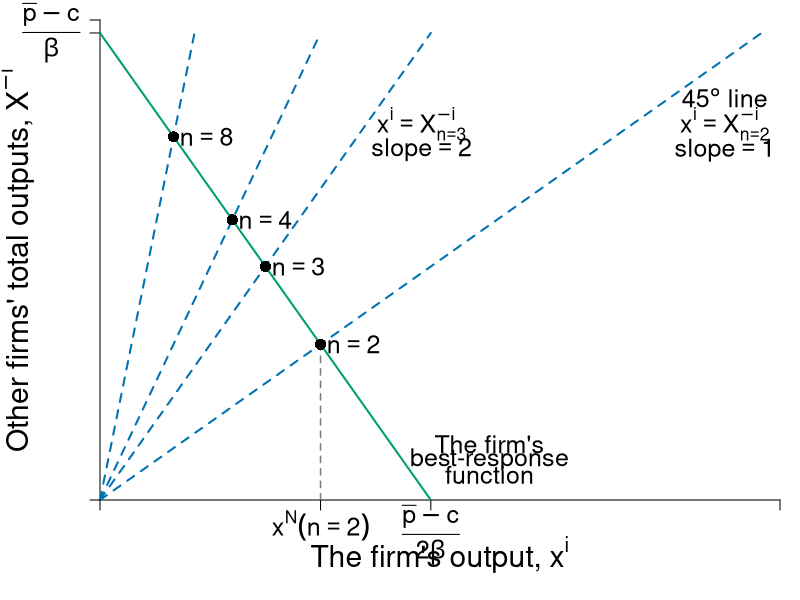

Reproduce this figure in R.
## require(shape)
pdf(file = "competitionmarkets/cournot_brfs_oligopoly.pdf", width = 8, height = 8)

#Set parameters for graphics
pointsize <- 1.8
axislabelsize <- 1.8
labelsize <- 1.5
namesize <- 1.8
annotatesize <- 1.5
graphlinewidth <- 2
segmentlinewidth <- 1.5

COL <- c("#7fc97f", "#beaed4", "#fdc086", "#ffff99", "#386cb0", "#f0027f", "#bf5b17", "#666666")
COLA <- c("#e0f3db", "#99d8c9","#66c2a4","#41ae76", "#238b45", "#005824")
COLB <- c("#c6dbef", "#4eb3d3", "#2b8cbe", "#0868ac","#084081")
grays <- gray.colors(25, start = 1, end = 0)
CBCols <- c("#009E73","#0072B2","#E69F00","#CC79A7", "#F0E442")


par(mar =  c(5, 5, 1, 1))

piA <- function(xa, xb, s = 0.5, pmax = 20, c1 = 2) {
  (pmax - s*xb)*xa - s*(xa)^2 - c1*xa
}

piB <- function(xa, xb, s = 0.5, pmax = 20, c1 = 2) {
  (pmax - s*xa)*xb - s*(xb)^2 - c1*xb
}

brfB <- function(xa, s = 0.5, pmax = 20, c1 = 2) {
 (pmax - c1)/(2*s) - (1/2)*xa
}

brfA <- function(xa, s = 0.5, pmax = 20, c1 = 2) {
  (pmax - c1)/s - 2*xa
}

ProfitI <- function(n, s = 0.5, pmax = 20, c1 = 2) {
  (1/(n+1)^2)*(pmax - c1)^2/(s)
}


xlims <- c(0, 37)
ylims <- c(0, 37)

npts <- 501 
x <- seq(xlims[1], xlims[2], length.out = npts)
y <- seq(ylims[1], ylims[2], length.out = npts) 
a <- c(ProfitI(n = 2), ProfitI(n = 2), ProfitI(n = 3), ProfitI(n = 4), ProfitI(n = 8))

plot(0, 0, xlim = xlims, ylim = ylims, type = "n",
     xlab = expression(paste("")),
     ylab = expression(paste("")), 
     xaxt = "n", 
     yaxt = "n", 
     cex.lab = axislabelsize, 
     bty = "n",
     xaxs="i", 
     yaxs="i")

# ticksy <- seq(from = 0, to = ylims[2], by = 2)
# ylabels <- seq(from = 0, to = ylims[2], by = 2)
# ticksx <- seq(from = 0, to = xlims[2], by = 2)
# xlabels <- seq(from = 0, to = xlims[2], by = 2)
ticksy <- c(0,  36, ylims[2])
ylabels <- c(NA,  expression(paste( frac(bar(p) - c,beta) )), NA)
ticksx <- c(0, 12, 18, xlims[2])
xlabels <- c(NA, expression(paste(x^{N})(n == 2)), expression(paste(frac(bar(p) - c,2*beta))),  NA)

axis(1, at = ticksx, pos = 0, labels = FALSE, cex.axis = labelsize)

text(x = c(0, 12, 18, 36, xlims[2]), par("usr")[3] - 0.4, labels = xlabels, srt = 0, pos = 1, xpd = TRUE, cex = labelsize)

axis(2, at = ticksy, pos = 0, labels = ylabels, las = 1, cex.axis = labelsize)

npts <- 500 
xx1 <- seq(xlims[1], xlims[2], length.out = npts)

lines(xx1, brfA(xx1, s = 0.5, pmax = 20, c1 = 2), col = CBCols[1], lwd = graphlinewidth)
## lines(xx1, brfB(xx1, s = 0.5, pmax = 20, c1 = 2), col = COLB[4], lwd = graphlinewidth)

## segments(0, 12, 12, 12, lty = 2, col = grays[20] , lwd = segmentlinewidth)
segments(12, 0, 12, 12, lty = 2, col = grays[20] , lwd = segmentlinewidth)
segments(0, 0, 36, 36, lty = 2, col = CBCols[2] , lwd = graphlinewidth)

segments(0, 0, 18, 36, lty = 2, col = CBCols[2], lwd = graphlinewidth)
segments(0, 0, 12, 36, lty = 2, col = CBCols[2] , lwd = graphlinewidth)
segments(0, 0, 36/7, 36, lty = 2, col = CBCols[2] , lwd = graphlinewidth)
## segments(0, 0, 7, 35, lty = 2, col = COLB[3] , lwd = graphlinewidth)
#mtext(expression(paste("A's output, ", x^A)), side=1, line = 2.5, cex = axislabelsize)
text(0.5*(xlims[2]), -4.2, expression(paste("The firm's output, ", x^i)), xpd = TRUE, cex = axislabelsize) 
text(-4.6, 0.5*ylims[2], expression(paste("Other firms' total outputs, ", X^{-i})), xpd = TRUE, cex = axislabelsize, srt = 90) 


#Label point i. 
points(12, 12, pch = 16, col = "black", cex = 1.5)
text(13.8, 12, expression(paste(n == 2)), cex = labelsize)

points(9, 18, pch = 16, col = "black", cex = 1.5)
text(10.8, 18, expression(paste(n == 3)), cex = labelsize)

points(7.2, 21.6, pch = 16, col = "black", cex = 1.5)
text(9, 21.6, expression(paste(n == 4)), cex = labelsize)

points(4, 28, pch = 16, col = "black", cex = 1.5)
text(5.8, 28, expression(paste(n == 8)), cex = labelsize)


#A's brf
text(21.2, 4.3, expression(paste("The firm's")), cex = labelsize)
text(21.2, 3.1, expression(paste("best-response")), cex = labelsize)
text(21.2, 1.9, expression(paste("function")), cex = labelsize)
## text(6, 32.75, expression(paste("function")))
## Arrows(6, 32, 6, 26, col = "black", lty = 1, lwd = 2, arr.type = "triangle", arr.lwd = 0.5)

text(34, 31, expression(paste(45*degree, " line")), cex = labelsize)
text(34, 29, expression(paste(x^i == X[{n==2}]^{-i})), cex = labelsize)
text(34, 27, expression(paste("slope", phantom()==1)), cex = labelsize)

text(17.5, 29, expression(paste(x^i == X[{n==3}]^{-i})), cex = labelsize)
text(17.5, 27, expression(paste("slope", phantom()==2)), cex = labelsize)

dev.off()
